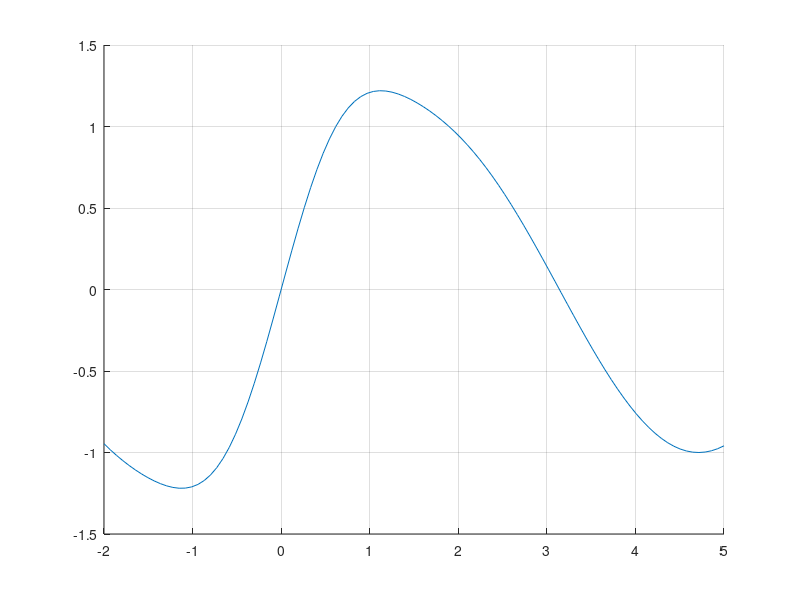

The MATLAB script that drew this image: (Note: this script raises an error after producing the figure.)
%% mainbrentdekker.m 03-12-2022
% ----------------------------------------
%% Clear env
clc;
clear;
close all;
% ----------------------------------------
%% Core
fun   = @(x) x.*exp(-x.*x)+sin(x);
Dfun  = @(x) exp(-x.*x) -2*x^2.*exp(-x.*x) + cos(x);
DDfun = @(x) (4*x^3 - 6*x ).*exp(-x.*x) - sin(x);
% Plot
x_space = linspace(-2,5,100);
figure()
hold on
grid on
plot(x_space,fun(x_space))
% Initial values
x0  = 4;
verbose = 'iter';
max_iter = 100;
tol = 10^-10;
a = 0.01;
b = 5;
% Class method
fprintf("\n")
fprintf("Class Newton Solver\n")
NS = NewtonClass(tol,max_iter,verbose);
xN = NS.solve(fun,Dfun,x0);
%
% Brent-Dekker method
fprintf("\n")
fprintf("Class brentdekker\n")
BD = brentdekker(tol,max_iter,verbose);
xB = BD.solve(fun,a,b);
XB = BD.get_x_iter();
plot(XB,fun(XB),'ro','MarkerSize',6 )
% ----------------------------------------
% eof